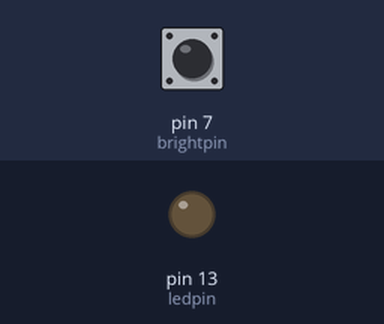
A sketch run on a simulated Arduino Uno, built with avr-gcc and run on an emulated ATmega328P. On the bench: output pins drawn as LEDs (lit = HIGH). The inputs (shaded band) are chosen by the test bench; at power-on: pin 7 (brightpin) LOW. What the sketch prints to the serial monitor is not drawn.

Above: at 1.2 s.
1.3 s: pin 7 (brightpin) pulled HIGH for 0.15 s
At 1.37 s:
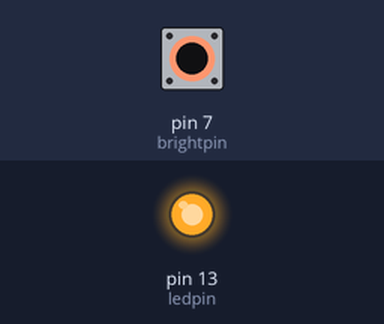
2.9 s: pin 7 (brightpin) pulled HIGH for 3.2 s
At 6.5 s:
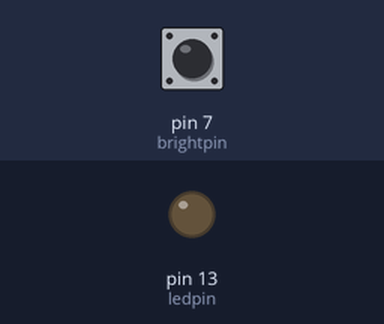
Timing chart, 0 to 8.0 s (numbered marks = the images above; inputs shaded):
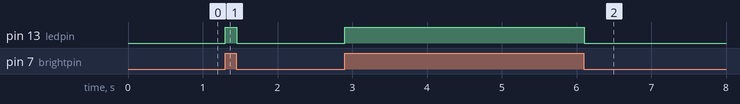

Measured:
- after the input at 1.3 s, pin 13 (ledpin): LOW → HIGH at once, → LOW 0.15 s later
- after the input at 2.9 s, pin 13 (ledpin): LOW → HIGH at once, → LOW 3.2 s later

The sketch:

LED_CONTROL_BY_PHOTORESISTER.ino
```cpp
int brightpin=7;
int brightval;
int ledpin=13;
float ledval;
void setup() {
  // put your setup code here, to run once:
pinMode(brightpin,INPUT);
pinMode(ledpin,OUTPUT);
Serial.begin(9600);
}

void loop() {
  // put your main code here, to run repeatedly:
brightval=digitalRead(brightpin);
Serial.println(brightval);
if(digitalRead(brightpin)==1){
  digitalWrite(ledpin,HIGH);
}
if(digitalRead(brightpin)==0){
  digitalWrite(ledpin,LOW);
}
}
```
